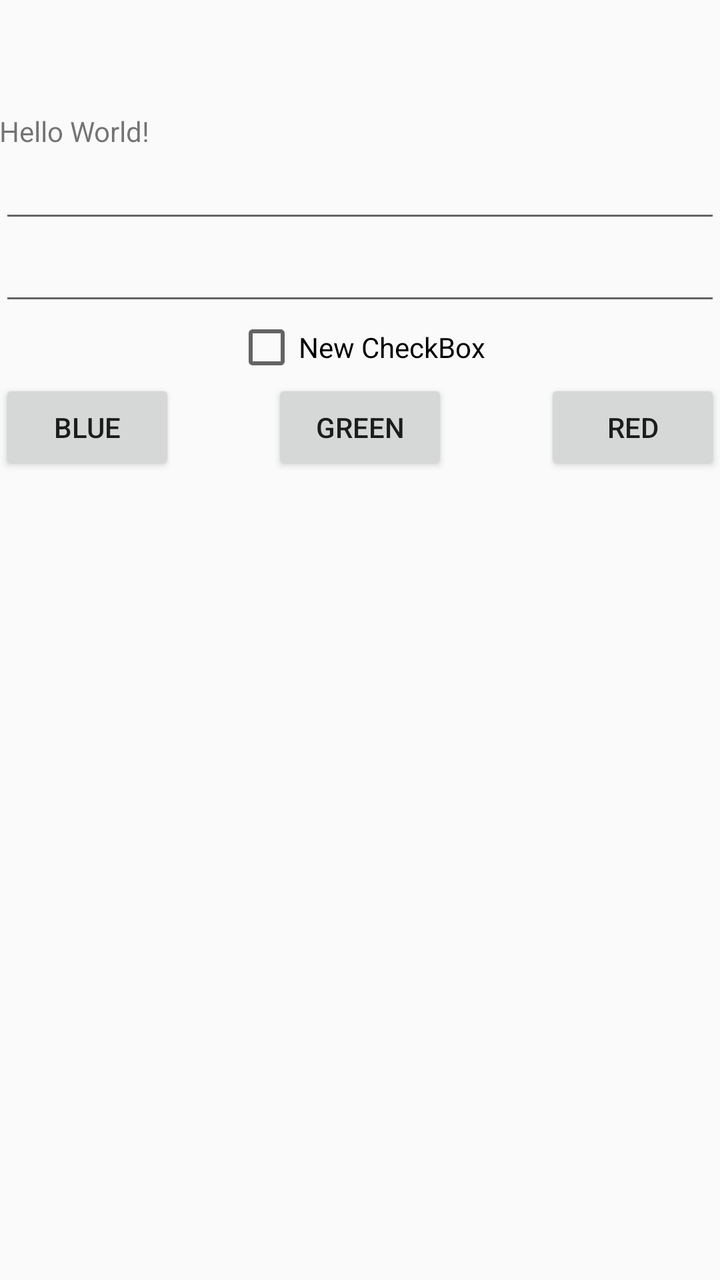
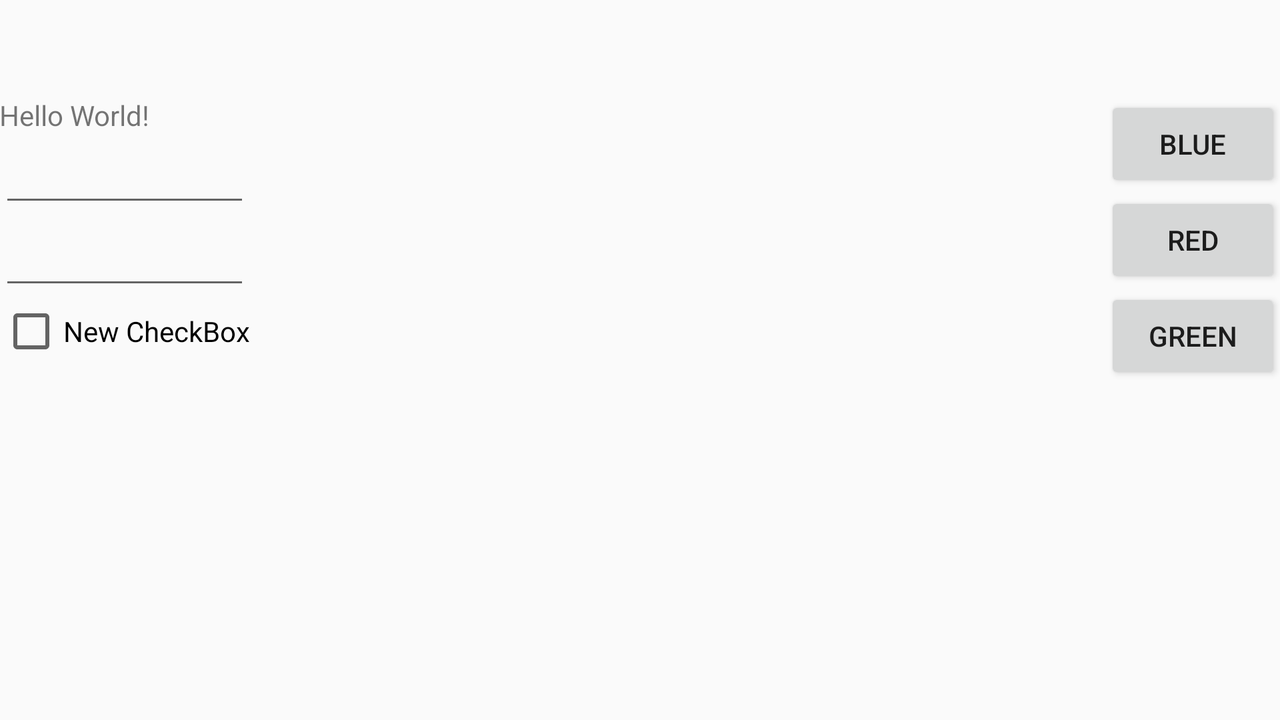

One screen, two layout resources from the same app: the default and the repository's alternative for another configuration. Each is rendered where Android would select it; the XML of both is given below.
<!-- AndroidManifest.xml: application theme AppTheme -->
<!-- res/layout/main_content.xml -->
<?xml version="1.0" encoding="utf-8"?>
<RelativeLayout xmlns:android="http://schemas.android.com/apk/res/android"
    xmlns:tools="http://schemas.android.com/tools"
    android:layout_width="match_parent"
    android:layout_height="match_parent"
    android:paddingTop="?android:actionBarSize"
    android:paddingBottom="@dimen/activity_vertical_margin"
    android:paddingLeft="@dimen/activity_horizontal_margin"
    android:paddingRight="@dimen/activity_horizontal_margin"
    tools:context="com.softdesign.school.school_softdesign.MainActivity">

    <LinearLayout
        android:layout_width="match_parent"
        android:layout_height="wrap_content"
        android:orientation="vertical"
        android:id="@+id/linearLayout">
        <TextView
            android:layout_width="wrap_content"
            android:layout_height="wrap_content"
            android:text="Hello World!"
            android:id="@+id/textView" />

        <EditText
            android:layout_width="match_parent"
            android:layout_height="wrap_content"
            android:id="@+id/editText"
            android:layout_below="@+id/textView"
            android:layout_alignParentStart="true" />

        <EditText
            android:layout_width="match_parent"
            android:layout_height="wrap_content"
            android:id="@+id/editText2"
            android:layout_below="@+id/editText"
            android:layout_toEndOf="@+id/textView" />

        <CheckBox
            android:layout_width="wrap_content"
            android:layout_height="wrap_content"
            android:text="New CheckBox"
            android:id="@+id/checkBox"
            android:layout_gravity="center_horizontal" />
    </LinearLayout>

    <Button
        android:layout_width="wrap_content"
        android:layout_height="wrap_content"
        android:text="blue"
        android:id="@+id/btnBlue"
        android:layout_below="@+id/linearLayout"
        android:layout_alignParentLeft="true"
        android:layout_alignParentStart="true" />

    <Button
        android:layout_width="wrap_content"
        android:layout_height="wrap_content"
        android:text="red"
        android:id="@+id/btnRed"
        android:layout_below="@+id/linearLayout"
        android:layout_alignParentRight="true"
        android:layout_alignParentEnd="true" />

    <Button
        android:layout_width="wrap_content"
        android:layout_height="wrap_content"
        android:text="green"
        android:id="@+id/btnGreen"
        android:layout_below="@+id/linearLayout"
        android:layout_centerHorizontal="true" />
</RelativeLayout>
<!-- resources referenced by this layout -->
<resources>
  <style name="AppTheme" parent="Theme.AppCompat.Light.NoActionBar">
          
          <item name="colorPrimary">@color/colorPrimary</item>
          <item name="colorPrimaryDark">@color/colorPrimaryDark</item>
          <item name="colorAccent">@color/colorAccent</item>
      </style>
  <color name="colorPrimary">#3F51B5</color>
  <color name="colorPrimaryDark">#303F9F</color>
  <color name="colorAccent">#FF4081</color>
</resources>
<!-- res/layout-land/main_content.xml (the repository's variant of the layout above) -->
<!-- drawn on the phone turned sideways -->
<?xml version="1.0" encoding="utf-8"?>
<RelativeLayout xmlns:android="http://schemas.android.com/apk/res/android"
    xmlns:tools="http://schemas.android.com/tools"
    android:layout_width="match_parent"
    android:layout_height="match_parent"
    android:paddingTop="?android:actionBarSize"
    android:paddingBottom="@dimen/activity_vertical_margin"
    android:paddingLeft="@dimen/activity_horizontal_margin"
    android:paddingRight="@dimen/activity_horizontal_margin"
    tools:context="com.softdesign.school.school_softdesign.MainActivity">

    <LinearLayout
        android:layout_width="wrap_content"
        android:layout_height="wrap_content"
        android:orientation="vertical"
        android:id="@+id/linearLayout"
        android:layout_alignParentLeft="false">
        <TextView
            android:layout_width="wrap_content"
            android:layout_height="wrap_content"
            android:text="Hello World!"
            android:id="@+id/textView" />

        <EditText
            android:layout_width="match_parent"
            android:layout_height="wrap_content"
            android:id="@+id/editText"
            android:layout_below="@+id/textView"
            android:layout_alignParentStart="true" />

        <EditText
            android:layout_width="match_parent"
            android:layout_height="wrap_content"
            android:id="@+id/editText2"
            android:layout_below="@+id/editText"
            android:layout_toEndOf="@+id/textView" />

        <CheckBox
            android:layout_width="wrap_content"
            android:layout_height="wrap_content"
            android:text="New CheckBox"
            android:id="@+id/checkBox"
            android:layout_gravity="center_horizontal" />
    </LinearLayout>

    <LinearLayout
        android:layout_alignRight="@+id/linearLayout"
        android:orientation="vertical"
        android:layout_width="wrap_content"
        android:layout_height="wrap_content"
        android:layout_alignParentRight="true">

        <Button
            android:layout_width="wrap_content"
            android:layout_height="wrap_content"
            android:text="blue"
            android:id="@+id/btnBlue"
            android:layout_below="@+id/linearLayout"
            android:layout_alignParentLeft="true"
            android:layout_alignParentStart="true" />

        <Button
            android:layout_width="wrap_content"
            android:layout_height="wrap_content"
            android:text="red"
            android:id="@+id/btnRed"
            android:layout_below="@+id/linearLayout"
            android:layout_alignParentRight="true"
            android:layout_alignParentEnd="true" />

        <Button
            android:layout_width="wrap_content"
            android:layout_height="wrap_content"
            android:text="green"
            android:id="@+id/btnGreen"
            android:layout_below="@+id/linearLayout"
            android:layout_centerHorizontal="true" />
    </LinearLayout>
</RelativeLayout>
